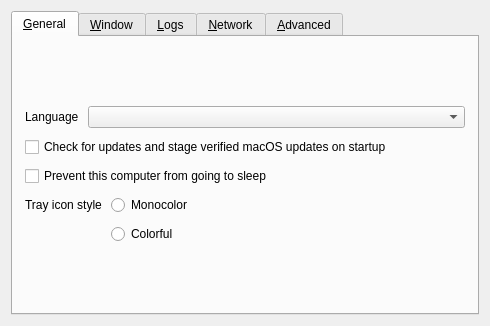
<?xml version="1.0" encoding="UTF-8"?>
<ui version="4.0">
 <class>SettingsDialog</class>
 <widget class="QDialog" name="SettingsDialog">
  <property name="geometry">
   <rect>
    <x>0</x>
    <y>0</y>
    <width>490</width>
    <height>326</height>
   </rect>
  </property>
  <property name="sizePolicy">
   <sizepolicy hsizetype="Maximum" vsizetype="Maximum">
    <horstretch>0</horstretch>
    <verstretch>0</verstretch>
   </sizepolicy>
  </property>
  <property name="windowTitle">
   <string>Preferences</string>
  </property>
  <property name="modal">
   <bool>true</bool>
  </property>
  <layout class="QVBoxLayout" name="verticalLayout_3">
   <item>
    <widget class="QTabWidget" name="tabWidget">
     <widget class="QWidget" name="tabGeneral">
      <attribute name="title">
       <string>&amp;General</string>
      </attribute>
      <layout class="QVBoxLayout" name="verticalLayout_6">
       <property name="spacing">
        <number>9</number>
       </property>
       <property name="leftMargin">
        <number>12</number>
       </property>
       <property name="topMargin">
        <number>12</number>
       </property>
       <property name="rightMargin">
        <number>12</number>
       </property>
       <property name="bottomMargin">
        <number>12</number>
       </property>
       <item>
        <spacer name="verticalSpacer_6">
         <property name="orientation">
          <enum>Qt::Orientation::Vertical</enum>
         </property>
         <property name="sizeHint" stdset="0">
          <size>
           <width>20</width>
           <height>0</height>
          </size>
         </property>
        </spacer>
       </item>
       <item>
        <layout class="QHBoxLayout" name="horizontalLayout_3">
         <item>
          <widget class="QLabel" name="lblLanguage">
           <property name="sizePolicy">
            <sizepolicy hsizetype="Maximum" vsizetype="Preferred">
             <horstretch>0</horstretch>
             <verstretch>0</verstretch>
            </sizepolicy>
           </property>
           <property name="text">
            <string>Language</string>
           </property>
          </widget>
         </item>
         <item>
          <widget class="QComboBox" name="comboLanguage"/>
         </item>
        </layout>
       </item>
       <item>
        <widget class="QCheckBox" name="cbAutoUpdate">
         <property name="text">
          <string>Check for updates and stage verified macOS updates on startup</string>
         </property>
        </widget>
       </item>
       <item>
        <widget class="QCheckBox" name="cbPreventSleep">
         <property name="text">
          <string>Prevent this computer from going to sleep</string>
         </property>
        </widget>
       </item>
       <item>
        <layout class="QFormLayout" name="formLayout">
         <item row="1" column="1">
          <widget class="QRadioButton" name="rbIconColorful">
           <property name="text">
            <string>Colorful</string>
           </property>
          </widget>
         </item>
         <item row="0" column="1">
          <widget class="QRadioButton" name="rbIconMono">
           <property name="text">
            <string>Monocolor</string>
           </property>
          </widget>
         </item>
         <item row="0" column="0">
          <widget class="QLabel" name="lblTrayIconStyle">
           <property name="text">
            <string>Tray icon style</string>
           </property>
          </widget>
         </item>
        </layout>
       </item>
       <item>
        <spacer name="verticalSpacer_3">
         <property name="orientation">
          <enum>Qt::Orientation::Vertical</enum>
         </property>
         <property name="sizeHint" stdset="0">
          <size>
           <width>20</width>
           <height>0</height>
          </size>
         </property>
        </spacer>
       </item>
      </layout>
     </widget>
     <widget class="QWidget" name="tabWindow">
      <attribute name="title">
       <string>&amp;Window</string>
      </attribute>
      <layout class="QVBoxLayout" name="verticalLayout_14">
       <property name="spacing">
        <number>9</number>
       </property>
       <property name="leftMargin">
        <number>12</number>
       </property>
       <property name="topMargin">
        <number>12</number>
       </property>
       <property name="rightMargin">
        <number>12</number>
       </property>
       <property name="bottomMargin">
        <number>12</number>
       </property>
       <item>
        <spacer name="verticalSpacer_7">
         <property name="orientation">
          <enum>Qt::Orientation::Vertical</enum>
         </property>
         <property name="sizeHint" stdset="0">
          <size>
           <width>20</width>
           <height>0</height>
          </size>
         </property>
        </spacer>
       </item>
       <item>
        <layout class="QFormLayout" name="formLayout_2">
         <property name="labelAlignment">
          <set>Qt::AlignmentFlag::AlignRight|Qt::AlignmentFlag::AlignTrailing|Qt::AlignmentFlag::AlignVCenter</set>
         </property>
         <item row="0" column="0">
          <widget class="QLabel" name="label_3">
           <property name="text">
            <string>When the application starts</string>
           </property>
          </widget>
         </item>
         <item row="0" column="1">
          <widget class="QWidget" name="widget" native="true">
           <layout class="QVBoxLayout" name="verticalLayout_2">
            <item>
             <widget class="QRadioButton" name="rbShowOnStart">
              <property name="text">
               <string>Show the main window</string>
              </property>
             </widget>
            </item>
            <item>
             <widget class="QRadioButton" name="rbAutoHide">
              <property name="text">
               <string>Send to background</string>
              </property>
             </widget>
            </item>
           </layout>
          </widget>
         </item>
         <item row="1" column="0">
          <widget class="QLabel" name="label">
           <property name="text">
            <string>When the main window is closed</string>
           </property>
           <property name="alignment">
            <set>Qt::AlignmentFlag::AlignRight|Qt::AlignmentFlag::AlignTrailing|Qt::AlignmentFlag::AlignVCenter</set>
           </property>
          </widget>
         </item>
         <item row="1" column="1">
          <widget class="QWidget" name="widget_2" native="true">
           <layout class="QVBoxLayout" name="verticalLayout_13">
            <item>
             <widget class="QRadioButton" name="rbExitOnClose">
              <property name="text">
               <string>Exit</string>
              </property>
             </widget>
            </item>
            <item>
             <widget class="QRadioButton" name="rbCloseToTray">
              <property name="text">
               <string>Send to background</string>
              </property>
             </widget>
            </item>
           </layout>
          </widget>
         </item>
        </layout>
       </item>
       <item>
        <widget class="QCheckBox" name="cbShowVersion">
         <property name="text">
          <string>Include version in the window title</string>
         </property>
        </widget>
       </item>
       <item>
        <spacer name="verticalSpacer_11">
         <property name="orientation">
          <enum>Qt::Orientation::Vertical</enum>
         </property>
         <property name="sizeHint" stdset="0">
          <size>
           <width>20</width>
           <height>0</height>
          </size>
         </property>
        </spacer>
       </item>
      </layout>
     </widget>
     <widget class="QWidget" name="tabLog">
      <attribute name="title">
       <string>&amp;Logs</string>
      </attribute>
      <layout class="QVBoxLayout" name="verticalLayout">
       <property name="spacing">
        <number>9</number>
       </property>
       <property name="leftMargin">
        <number>12</number>
       </property>
       <property name="topMargin">
        <number>12</number>
       </property>
       <property name="rightMargin">
        <number>12</number>
       </property>
       <property name="bottomMargin">
        <number>12</number>
       </property>
       <item>
        <spacer name="verticalSpacer_8">
         <property name="orientation">
          <enum>Qt::Orientation::Vertical</enum>
         </property>
         <property name="sizeHint" stdset="0">
          <size>
           <width>20</width>
           <height>0</height>
          </size>
         </property>
        </spacer>
       </item>
       <item>
        <layout class="QHBoxLayout" name="horizontalLayout_4">
         <item>
          <widget class="QLabel" name="lblLogLevel">
           <property name="sizePolicy">
            <sizepolicy hsizetype="Maximum" vsizetype="Fixed">
             <horstretch>0</horstretch>
             <verstretch>0</verstretch>
            </sizepolicy>
           </property>
           <property name="text">
            <string>Level</string>
           </property>
          </widget>
         </item>
         <item>
          <widget class="QComboBox" name="comboLogLevel"/>
         </item>
        </layout>
       </item>
       <item>
        <widget class="QLabel" name="lblDebugWarning">
         <property name="text">
          <string>Using a log level higher than Info may affect performance.</string>
         </property>
         <property name="wordWrap">
          <bool>true</bool>
         </property>
        </widget>
       </item>
       <item>
        <widget class="QGroupBox" name="groupLogToFile">
         <property name="title">
          <string>Log to file</string>
         </property>
         <property name="checkable">
          <bool>true</bool>
         </property>
         <layout class="QHBoxLayout" name="horizontalLayout_2">
          <item>
           <widget class="QWidget" name="widgetLogFilename" native="true">
            <property name="sizePolicy">
             <sizepolicy hsizetype="Preferred" vsizetype="Maximum">
              <horstretch>0</horstretch>
              <verstretch>0</verstretch>
             </sizepolicy>
            </property>
            <layout class="QHBoxLayout" name="_4">
             <property name="spacing">
              <number>3</number>
             </property>
             <property name="leftMargin">
              <number>0</number>
             </property>
             <property name="topMargin">
              <number>0</number>
             </property>
             <property name="rightMargin">
              <number>0</number>
             </property>
             <property name="bottomMargin">
              <number>0</number>
             </property>
             <item>
              <widget class="QLabel" name="labelLogPath">
               <property name="sizePolicy">
                <sizepolicy hsizetype="Preferred" vsizetype="Fixed">
                 <horstretch>0</horstretch>
                 <verstretch>0</verstretch>
                </sizepolicy>
               </property>
               <property name="text">
                <string>Log path</string>
               </property>
              </widget>
             </item>
             <item>
              <spacer name="horizontalSpacer_7">
               <property name="orientation">
                <enum>Qt::Orientation::Horizontal</enum>
               </property>
               <property name="sizeType">
                <enum>QSizePolicy::Policy::Minimum</enum>
               </property>
               <property name="sizeHint" stdset="0">
                <size>
                 <width>17</width>
                 <height>25</height>
                </size>
               </property>
              </spacer>
             </item>
             <item>
              <widget class="QLineEdit" name="lineLogFilename">
               <property name="enabled">
                <bool>true</bool>
               </property>
               <property name="sizePolicy">
                <sizepolicy hsizetype="Expanding" vsizetype="Fixed">
                 <horstretch>0</horstretch>
                 <verstretch>0</verstretch>
                </sizepolicy>
               </property>
              </widget>
             </item>
             <item>
              <widget class="QPushButton" name="btnBrowseLog">
               <property name="enabled">
                <bool>true</bool>
               </property>
               <property name="cursor">
                <cursorShape>PointingHandCursor</cursorShape>
               </property>
               <property name="text">
                <string/>
               </property>
               <property name="icon">
                <iconset theme="QIcon::ThemeIcon::DocumentOpen"/>
               </property>
               <property name="flat">
                <bool>true</bool>
               </property>
              </widget>
             </item>
            </layout>
           </widget>
          </item>
         </layout>
        </widget>
       </item>
       <item>
        <widget class="QCheckBox" name="cbGuiDebug">
         <property name="text">
          <string>Enable GUI debug messages</string>
         </property>
        </widget>
       </item>
       <item>
        <spacer name="verticalSpacer_4">
         <property name="orientation">
          <enum>Qt::Orientation::Vertical</enum>
         </property>
         <property name="sizeHint" stdset="0">
          <size>
           <width>20</width>
           <height>0</height>
          </size>
         </property>
        </spacer>
       </item>
      </layout>
     </widget>
     <widget class="QWidget" name="tabNetwork">
      <attribute name="title">
       <string>&amp;Network</string>
      </attribute>
      <layout class="QVBoxLayout" name="verticalLayout_7">
       <property name="spacing">
        <number>9</number>
       </property>
       <property name="leftMargin">
        <number>12</number>
       </property>
       <property name="topMargin">
        <number>12</number>
       </property>
       <property name="rightMargin">
        <number>12</number>
       </property>
       <property name="bottomMargin">
        <number>12</number>
       </property>
       <item>
        <spacer name="verticalSpacer_9">
         <property name="orientation">
          <enum>Qt::Orientation::Vertical</enum>
         </property>
         <property name="sizeHint" stdset="0">
          <size>
           <width>20</width>
           <height>0</height>
          </size>
         </property>
        </spacer>
       </item>
       <item>
        <layout class="QHBoxLayout" name="horizontalLayout">
         <item>
          <widget class="QLabel" name="lblNetworkIp">
           <property name="sizePolicy">
            <sizepolicy hsizetype="Maximum" vsizetype="Fixed">
             <horstretch>0</horstretch>
             <verstretch>0</verstretch>
            </sizepolicy>
           </property>
           <property name="text">
            <string>Network IP</string>
           </property>
          </widget>
         </item>
         <item>
          <widget class="QComboBox" name="comboInterface">
           <property name="sizePolicy">
            <sizepolicy hsizetype="Maximum" vsizetype="Fixed">
             <horstretch>0</horstretch>
             <verstretch>0</verstretch>
            </sizepolicy>
           </property>
           <item>
            <property name="text">
             <string>Automatic</string>
            </property>
           </item>
          </widget>
         </item>
         <item>
          <spacer name="horizontalSpacer">
           <property name="orientation">
            <enum>Qt::Orientation::Horizontal</enum>
           </property>
           <property name="sizeType">
            <enum>QSizePolicy::Policy::Expanding</enum>
           </property>
           <property name="sizeHint" stdset="0">
            <size>
             <width>25</width>
             <height>20</height>
            </size>
           </property>
          </spacer>
         </item>
        </layout>
       </item>
       <item>
        <layout class="QHBoxLayout" name="horizontalLayout_6">
         <item>
          <widget class="QLabel" name="lblPort">
           <property name="sizePolicy">
            <sizepolicy hsizetype="Maximum" vsizetype="Fixed">
             <horstretch>0</horstretch>
             <verstretch>0</verstretch>
            </sizepolicy>
           </property>
           <property name="text">
            <string>Port</string>
           </property>
          </widget>
         </item>
         <item>
          <widget class="QSpinBox" name="sbPort">
           <property name="enabled">
            <bool>true</bool>
           </property>
           <property name="sizePolicy">
            <sizepolicy hsizetype="Maximum" vsizetype="Fixed">
             <horstretch>0</horstretch>
             <verstretch>0</verstretch>
            </sizepolicy>
           </property>
           <property name="maximum">
            <number>65535</number>
           </property>
           <property name="value">
            <number>24800</number>
           </property>
          </widget>
         </item>
         <item>
          <spacer name="horizontalSpacer_3">
           <property name="orientation">
            <enum>Qt::Orientation::Horizontal</enum>
           </property>
           <property name="sizeHint" stdset="0">
            <size>
             <width>40</width>
             <height>20</height>
            </size>
           </property>
          </spacer>
         </item>
        </layout>
       </item>
       <item>
        <widget class="QGroupBox" name="groupSecurity">
         <property name="sizePolicy">
          <sizepolicy hsizetype="Preferred" vsizetype="Maximum">
           <horstretch>0</horstretch>
           <verstretch>0</verstretch>
          </sizepolicy>
         </property>
         <property name="title">
          <string>Enable TLS Encryption</string>
         </property>
         <property name="checkable">
          <bool>true</bool>
         </property>
         <property name="checked">
          <bool>false</bool>
         </property>
         <layout class="QVBoxLayout" name="_11">
          <item>
           <widget class="QWidget" name="widgetTlsCert" native="true">
            <layout class="QHBoxLayout" name="_12">
             <property name="leftMargin">
              <number>0</number>
             </property>
             <property name="topMargin">
              <number>0</number>
             </property>
             <property name="rightMargin">
              <number>0</number>
             </property>
             <property name="bottomMargin">
              <number>0</number>
             </property>
             <item>
              <widget class="QLabel" name="lblTlsCertInfo">
               <property name="text">
                <string notr="true"/>
               </property>
              </widget>
             </item>
             <item>
              <widget class="QLabel" name="lblTlsCert">
               <property name="sizePolicy">
                <sizepolicy hsizetype="Preferred" vsizetype="Fixed">
                 <horstretch>0</horstretch>
                 <verstretch>0</verstretch>
                </sizepolicy>
               </property>
               <property name="text">
                <string>Certificate</string>
               </property>
              </widget>
             </item>
             <item>
              <widget class="QLineEdit" name="lineTlsCertPath">
               <property name="minimumSize">
                <size>
                 <width>0</width>
                 <height>0</height>
                </size>
               </property>
              </widget>
             </item>
             <item>
              <widget class="QPushButton" name="btnTlsCertPath">
               <property name="cursor">
                <cursorShape>PointingHandCursor</cursorShape>
               </property>
               <property name="text">
                <string/>
               </property>
               <property name="icon">
                <iconset theme="QIcon::ThemeIcon::DocumentOpen"/>
               </property>
               <property name="flat">
                <bool>true</bool>
               </property>
              </widget>
             </item>
            </layout>
           </widget>
          </item>
          <item>
           <layout class="QHBoxLayout" name="horizontalLayout_5">
            <property name="topMargin">
             <number>0</number>
            </property>
            <item>
             <widget class="QLabel" name="lblTlsKeyLength">
              <property name="sizePolicy">
               <sizepolicy hsizetype="Preferred" vsizetype="Fixed">
                <horstretch>0</horstretch>
                <verstretch>0</verstretch>
               </sizepolicy>
              </property>
              <property name="text">
               <string>Key length</string>
              </property>
             </widget>
            </item>
            <item>
             <widget class="QComboBox" name="comboTlsKeyLength">
              <item>
               <property name="text">
                <string notr="true">2048</string>
               </property>
              </item>
              <item>
               <property name="text">
                <string notr="true">4096</string>
               </property>
              </item>
             </widget>
            </item>
            <item>
             <spacer name="horizontalSpacer_2">
              <property name="orientation">
               <enum>Qt::Orientation::Horizontal</enum>
              </property>
              <property name="sizeHint" stdset="0">
               <size>
                <width>40</width>
                <height>20</height>
               </size>
              </property>
             </spacer>
            </item>
            <item>
             <widget class="QPushButton" name="btnTlsRegenCert">
              <property name="text">
               <string>Regenerate certificate</string>
              </property>
              <property name="icon">
               <iconset theme="QIcon::ThemeIcon::ViewRefresh"/>
              </property>
             </widget>
            </item>
           </layout>
          </item>
          <item>
           <widget class="QCheckBox" name="cbRequireClientCert">
            <property name="text">
             <string>Require client certificates</string>
            </property>
           </widget>
          </item>
          <item>
           <spacer name="verticalSpacer_2">
            <property name="orientation">
             <enum>Qt::Orientation::Vertical</enum>
            </property>
            <property name="sizeHint" stdset="0">
             <size>
              <width>20</width>
              <height>0</height>
             </size>
            </property>
           </spacer>
          </item>
         </layout>
        </widget>
       </item>
       <item>
        <spacer name="verticalSpacer_5">
         <property name="orientation">
          <enum>Qt::Orientation::Vertical</enum>
         </property>
         <property name="sizeHint" stdset="0">
          <size>
           <width>20</width>
           <height>0</height>
          </size>
         </property>
        </spacer>
       </item>
      </layout>
     </widget>
     <widget class="QWidget" name="tabAdvanced">
      <attribute name="title">
       <string>&amp;Advanced</string>
      </attribute>
      <layout class="QVBoxLayout" name="verticalLayout_4">
       <property name="spacing">
        <number>9</number>
       </property>
       <property name="leftMargin">
        <number>12</number>
       </property>
       <property name="topMargin">
        <number>12</number>
       </property>
       <property name="rightMargin">
        <number>12</number>
       </property>
       <property name="bottomMargin">
        <number>12</number>
       </property>
       <item>
        <spacer name="verticalSpacer_10">
         <property name="orientation">
          <enum>Qt::Orientation::Vertical</enum>
         </property>
         <property name="sizeHint" stdset="0">
          <size>
           <width>20</width>
           <height>0</height>
          </size>
         </property>
        </spacer>
       </item>
       <item>
        <widget class="QGroupBox" name="groupService">
         <property name="enabled">
          <bool>true</bool>
         </property>
         <property name="title">
          <string>Use background service (daemon)</string>
         </property>
         <property name="checkable">
          <bool>true</bool>
         </property>
         <property name="checked">
          <bool>false</bool>
         </property>
         <layout class="QGridLayout" name="_6">
          <item row="1" column="0">
           <widget class="QCheckBox" name="cbElevateDaemon">
            <property name="text">
             <string>Always run as system (work at login screen and UAC)</string>
            </property>
            <property name="autoExclusive">
             <bool>false</bool>
            </property>
           </widget>
          </item>
         </layout>
        </widget>
       </item>
       <item>
        <layout class="QFormLayout" name="formLayout_3">
         <property name="fieldGrowthPolicy">
          <enum>QFormLayout::FieldGrowthPolicy::ExpandingFieldsGrow</enum>
         </property>
         <property name="rowWrapPolicy">
          <enum>QFormLayout::RowWrapPolicy::DontWrapRows</enum>
         </property>
         <property name="labelAlignment">
          <set>Qt::AlignmentFlag::AlignLeading|Qt::AlignmentFlag::AlignLeft|Qt::AlignmentFlag::AlignVCenter</set>
         </property>
         <property name="formAlignment">
          <set>Qt::AlignmentFlag::AlignHCenter|Qt::AlignmentFlag::AlignTop</set>
         </property>
         <item row="0" column="0">
          <widget class="QCheckBox" name="cbRunEnterCommand">
           <property name="text">
            <string>Run command on enter</string>
           </property>
          </widget>
         </item>
         <item row="0" column="1">
          <widget class="QLineEdit" name="lineCommandEnter"/>
         </item>
         <item row="1" column="0">
          <widget class="QCheckBox" name="cbRunExitCommand">
           <property name="text">
            <string>Run command on exit</string>
           </property>
          </widget>
         </item>
         <item row="1" column="1">
          <widget class="QLineEdit" name="lineCommandExit"/>
         </item>
        </layout>
       </item>
       <item>
        <spacer name="verticalSpacer">
         <property name="orientation">
          <enum>Qt::Orientation::Vertical</enum>
         </property>
         <property name="sizeHint" stdset="0">
          <size>
           <width>20</width>
           <height>0</height>
          </size>
         </property>
        </spacer>
       </item>
       <item>
        <widget class="QPushButton" name="btnClearAllSettings">
         <property name="text">
          <string>Remove all settings</string>
         </property>
        </widget>
       </item>
      </layout>
     </widget>
    </widget>
   </item>
  </layout>
 </widget>
 <resources/>
 <connections/>
</ui>
